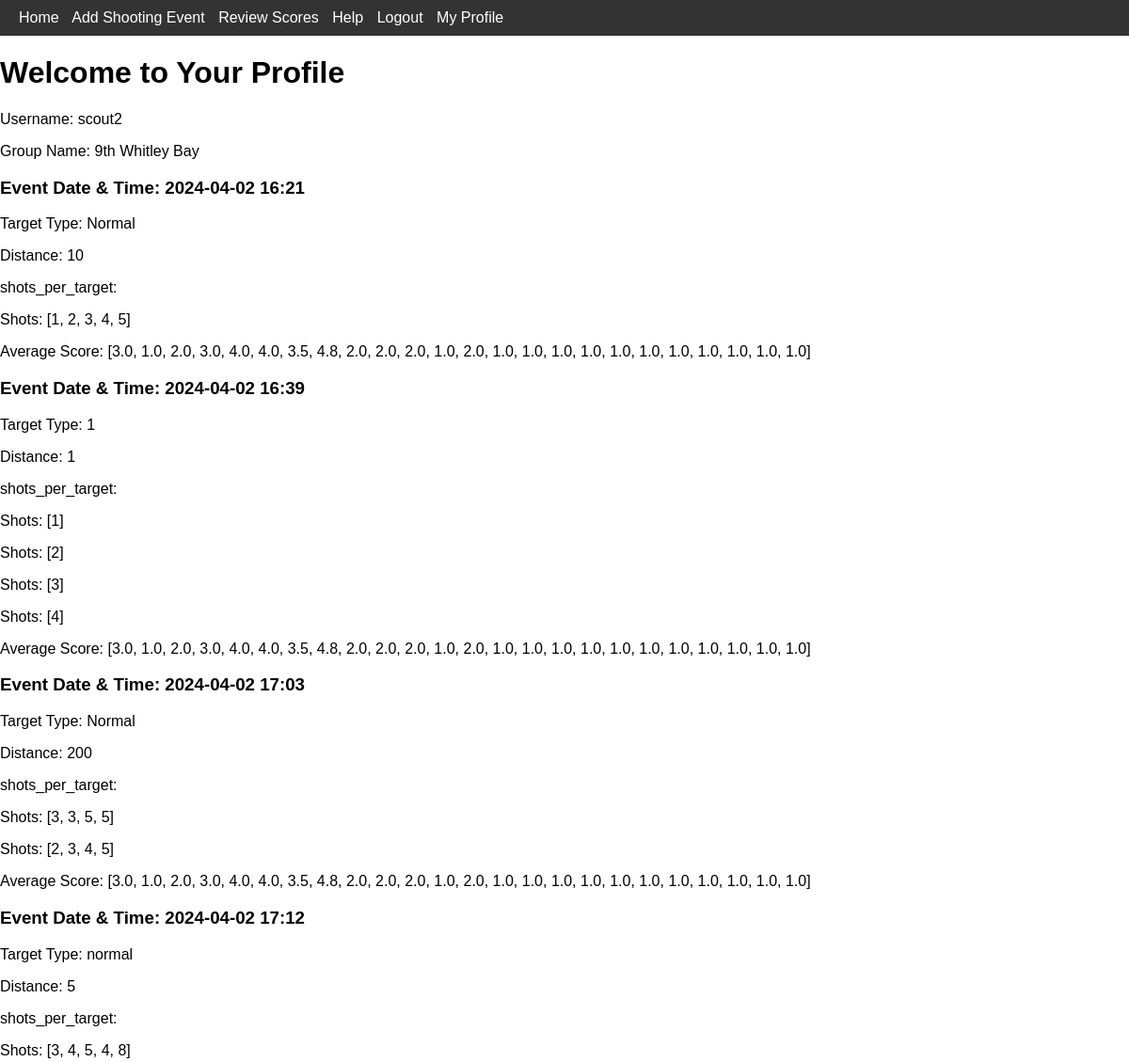
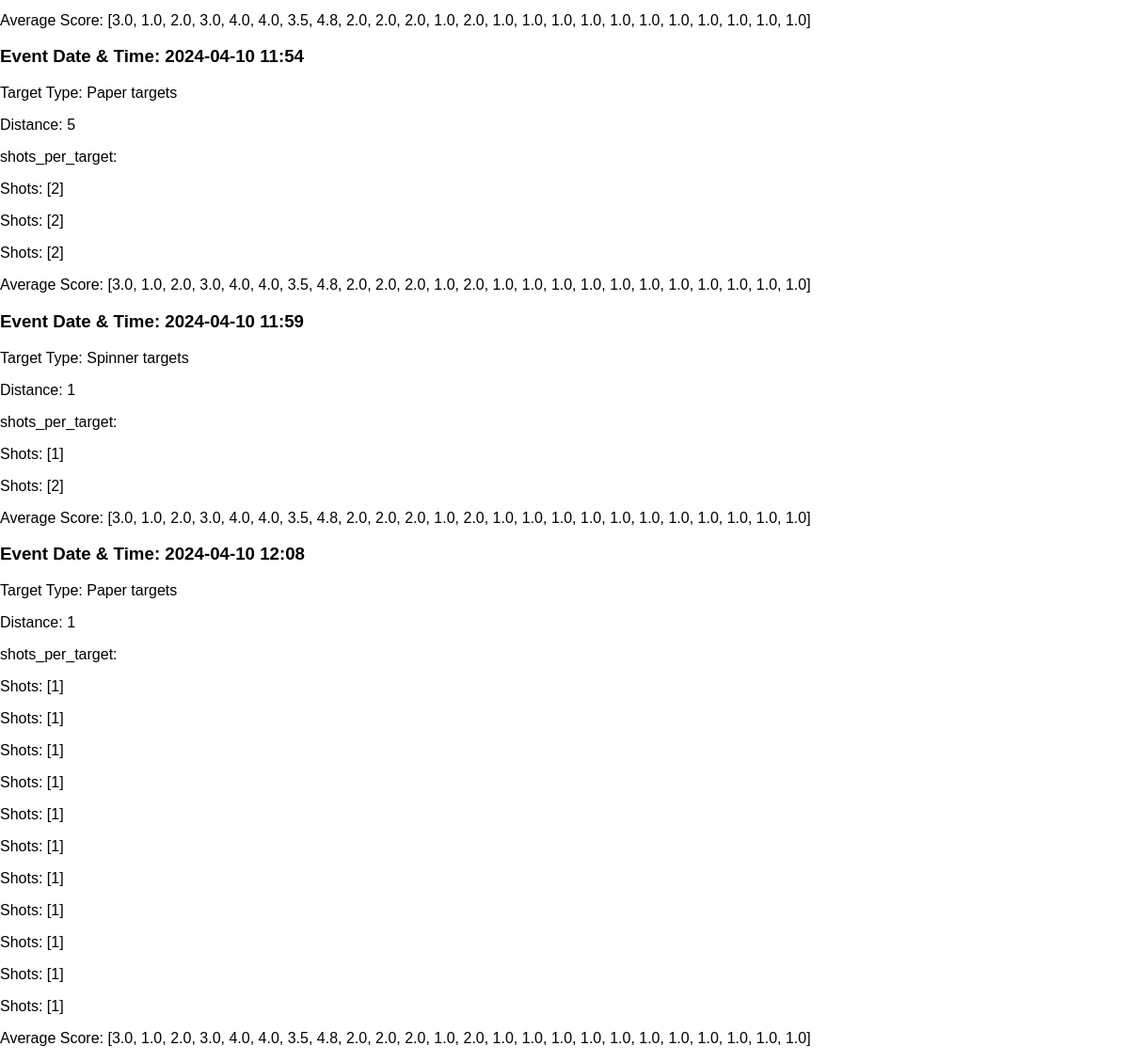
The app's page /my_profile (signed in) with its own data (2 pictures, top to bottom).
### app.py (models this page shows)
class User(db.Model):
    __tablename__ = "user"
    id = db.Column(db.Integer, primary_key=True)
    username = db.Column(db.String(80), unique=True, nullable=False)
    password = db.Column(db.String(120), nullable=False)
    admin = db.Column(db.Boolean, nullable=False)
    group_id = db.Column(db.Integer, db.ForeignKey('group.id'), nullable=False)
    type = db.Column(db.String(120), nullable=False) # Scout, Leader or District Comissioner

class Event(db.Model):
    __tablename__ = "event"
    id = db.Column(db.Integer, primary_key=True)
    description = db.Column(db.String(100), nullable=True)
    date = db.Column(db.String(100), nullable=True)
    time = db.Column(db.String(100), nullable=True)

class Format(db.Model):
    __tablename__ = "format"
    id = db.Column(db.Integer, primary_key=True)
    shots_per_target = db.Column(db.Integer, nullable=False)
    target_type = db.Column(db.String(50), nullable=False)
    distance = db.Column(db.Integer, nullable=False)

### app.py (the view)
@app.route('/my_profile')
def my_profile():
    if 'user_object_dict' not in session:
        return redirect(url_for('login'))
    user_object = get_session_user_object()
    username, group_name, user_id, user_data = user_object.my_profile(User)
    event_list = retrieve_shooting_data(user_id=user_id, user=user_data)
    return render_template('my_profile.html',
                           group_name = group_name,
                           username = username,
                           event_list=event_list
                           )

### SessionClasses.py (called while the page is built)
    def my_profile(self, User):
        user_data = User.query.filter_by(id = self.__id).first()
        n = self.__group_number
        suffix = { 1: "st", 2: "nd", 3: "rd" }.get(n if (n < 20) else (n % 10), 'th')
        group_name = str(str(n) + suffix + " " + self.__group_district)
        print(group_name)
        return self.__username, group_name, self.__id, user_data

    def my_profile(self, User):
        return super().my_profile(User)

### app.py (called while the page is built)
def get_session_user_object():
    if 'user_object_dict' not in session:
        print("There is no user_object_dict in session - redirecting to login page")
        print(session)
        return False
    user_object_dict = session.get('user_object_dict')
    print(user_object_dict)
    id = user_object_dict['_SessionUser__id']
    username = user_object_dict['_SessionUser__username']
    group_id = user_object_dict['_SessionUser__group_id']
    type = user_object_dict['_SessionUser__type']
    if type == "leader":
        user_object = SessionLeader(id, username, group_id, type, Group)
    elif type == "scout":
        user_object = SessionScout(id, username, group_id, type, Group)
    elif type == "district comissioner":
        user_object = SessionDistrictComissioner(id, username, group_id, type, Group)
    else:
        return "NO USER OBJECT CREATED"
    return user_object

### templates/my_profile.html (shortened to what this page needs)
<!DOCTYPE html>
<html lang="en">
<head>
    <link rel="stylesheet" href="{{ url_for('static', filename='css/main.css') }}">
    <link rel="stylesheet" href="{{ url_for('static', filename='css/navbar_style.css') }}">
</head>
<body>
    {% include 'navbar.html' %}
    <h1>Welcome to Your Profile</h1>
    <p>Username: {{ username }}</p>
    <p>Group Name: {{ group_name }}</p>
    <div id="events-container">
        {% for event in event_list %}
        <div class="event-box">
            <h3>Event Date & Time: {{ event.event_date }} {{ event.event_time }}</h3>
            <p> Target Type: {{ event.target_type }}</p>
            <p> Distance: {{ event.distance }}</p>
            <p> shots_per_target: {{ event.shots_per_target }}</p>
            {% for shot_score in event.shot_scores %}
            <div class="shots-box">
                <p>Shots: {{ shot_score }}</p>
            </div>
            {% endfor %}
            <p> Average Score: {{ event.averages }}</p>
        </div>
        {% endfor %}
    </div>
</body>
</html>

### templates/navbar.html (shortened to what this page needs)
<nav class="navbar-container">
    <div class="container">
        <a href="/">Home</a>
        <a href="add_event">Add Shooting Event</a>
        <a href="review_scores">Review Scores</a>
        <a href="help">Help</a>
            {% if 'user_object_dict' in session %}
                <a href="{{ url_for('logout') }}">Logout</a>
                <a href="{{ url_for('my_profile') }}">My Profile</a>
            {% else %}
                <a href="{{ url_for('login') }}">Login</a>
                <a href="{{ url_for('signup') }}">Sign Up</a>
            {% endif %}
        </div>
</nav>

### static/css/main.css (style rules this page uses)
body { font-family: 'Arial', sans-serif; margin: 0; padding: 0; }
.container { max-width: 1200px; margin: 0 auto; }

### static/css/navbar_style.css (style rules this page uses)
.navbar-container { background-color: #333; padding: 10px 20px; }
.navbar-container a { color: white; text-decoration: none; margin-right: 10px; }

### records on screen
User: username "scout2"
Event: event_date "2024-04-02", event_time "16:21"
Format: target_type "Normal"
Event: event_date "2024-04-02", event_time "16:39"
Event: event_date "2024-04-02", event_time "17:03"
Format: target_type "Normal"
Event: event_date "2024-04-02", event_time "17:12"
Format: target_type "normal"
Event: event_date "2024-04-10", event_time "11:54"
Format: target_type "Paper targets"
Event: event_date "2024-04-10", event_time "11:59"
Format: target_type "Spinner targets"
Event: event_date "2024-04-10", event_time "12:08"
Format: target_type "Paper targets"

### other values on screen
{{ group_name }} "9th Whitley Bay"
{{ event.distance }} "10" "1" "200" "5" "5" "1" "1"
{{ shot_score }} "[1, 2, 3, 4, 5]" "[1]" "[2]" "[3]" "[4]" "[3, 3, 5, 5]" "[2, 3, 4, 5]" "[3, 4, 5, 4, 8]" "[2]" "[2]" "[2]" "[1]" "[2]" "[1]" "[1]" "[1]" "[1]" "[1]" "[1]" "[1]" "[1]" "[1]" "[1]" "[1]"
{{ event.averages }} "[3.0, 1.0, 2.0, 3.0, 4.0, 4.0, 3.5, 4.8, 2.0, 2.0, 2.0, 1.0, 2.0, 1.0, 1.0, 1.0, 1.0, 1.0, 1.0, 1.0, 1.0, 1.0, 1.0, 1.0]" "[3.0, 1.0, 2.0, 3.0, 4.0, 4.0, 3.5, 4.8, 2.0, 2.0, 2.0, 1.0, 2.0, 1.0, 1.0, 1.0, 1.0, 1.0, 1.0, 1.0, 1.0, 1.0, 1.0, 1.0]" "[3.0, 1.0, 2.0, 3.0, 4.0, 4.0, 3.5, 4.8, 2.0, 2.0, 2.0, 1.0, 2.0, 1.0, 1.0, 1.0, 1.0, 1.0, 1.0, 1.0, 1.0, 1.0, 1.0, 1.0]" "[3.0, 1.0, 2.0, 3.0, 4.0, 4.0, 3.5, 4.8, 2.0, 2.0, 2.0, 1.0, 2.0, 1.0, 1.0, 1.0, 1.0, 1.0, 1.0, 1.0, 1.0, 1.0, 1.0, 1.0]" "[3.0, 1.0, 2.0, 3.0, 4.0, 4.0, 3.5, 4.8, 2.0, 2.0, 2.0, 1.0, 2.0, 1.0, 1.0, 1.0, 1.0, 1.0, 1.0, 1.0, 1.0, 1.0, 1.0, 1.0]" "[3.0, 1.0, 2.0, 3.0, 4.0, 4.0, 3.5, 4.8, 2.0, 2.0, 2.0, 1.0, 2.0, 1.0, 1.0, 1.0, 1.0, 1.0, 1.0, 1.0, 1.0, 1.0, 1.0, 1.0]" "[3.0, 1.0, 2.0, 3.0, 4.0, 4.0, 3.5, 4.8, 2.0, 2.0, 2.0, 1.0, 2.0, 1.0, 1.0, 1.0, 1.0, 1.0, 1.0, 1.0, 1.0, 1.0, 1.0, 1.0]"
{{ event.target_type }} "1"
